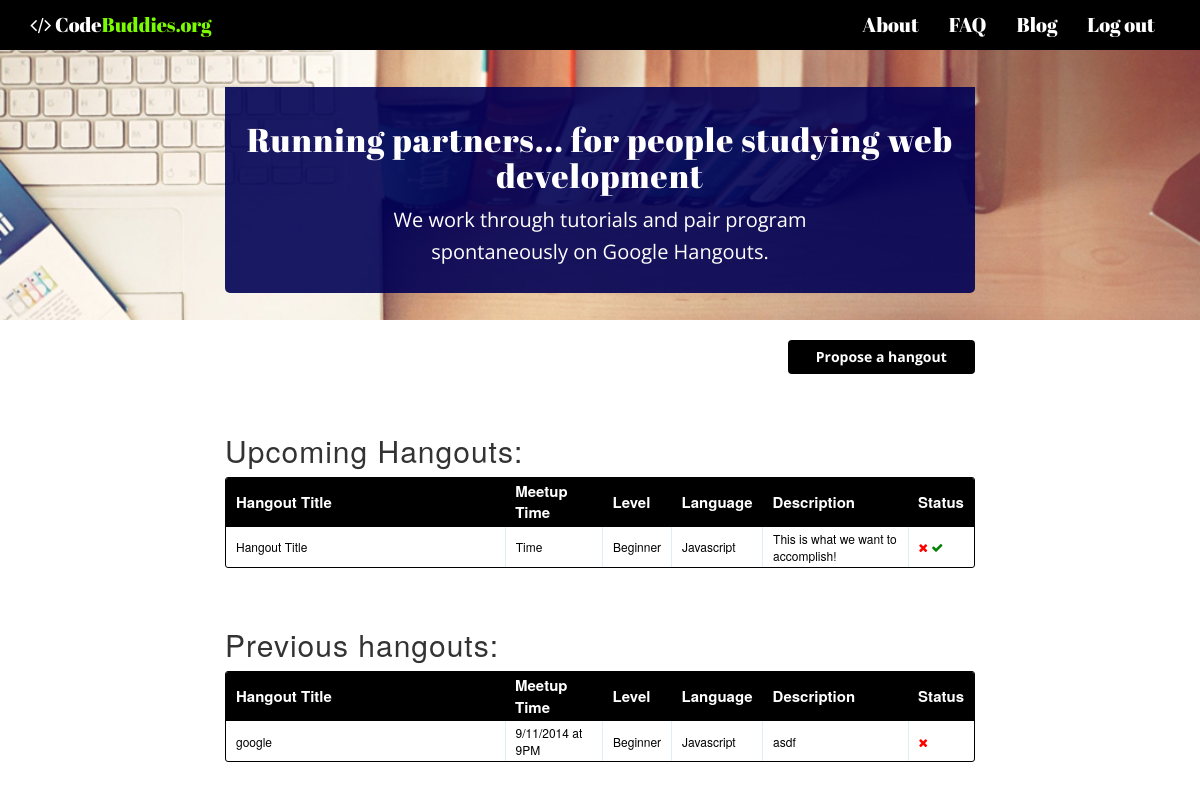
Page /hangout/ (signed in) on the earlier database version.
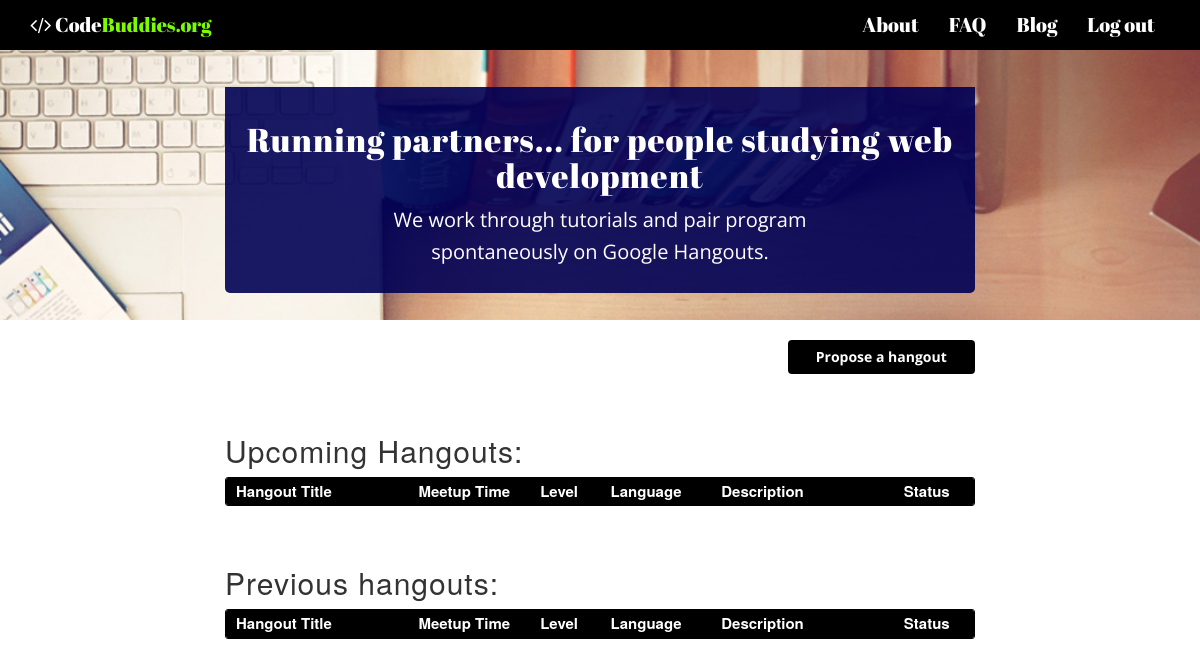
Same page on the later database version.
### tables this page shows
CREATE TABLE hangout( hangout_id INTEGER PRIMARY KEY
		AUTOINCREMENT,
		title TEXT NOT NULL, level TEXT NOT NULL, language TEXT NOT NULL, hangout_date TEXT NOT NULL, description TEXT NOT NULL, status INTEGER NOT NULL);

### views.py (the view)
@app.route('/hangout/')
@login_required
def hangout():
	g.db = connect_db()
	cur = g.db.execute(
		'select title, level, language, hangout_date, description, hangout_id from hangout where status=1')
	upcoming_hangouts = [dict(title=row[0], level=row[1],
		language=row[2], hangout_date=row[3], description=row[4], hangout_id=row[5]) for row in cur.fetchall()]
	cur = g.db.execute(
		'select title, hangout_date, level, language, description, hangout_id from hangout where status=0')
	previous_hangouts = [collections.OrderedDict(title=row[0], hangout_date=row[1],
		level=row[2], language=row[3], description=row[4], hangout_id=row[5]) for row in cur.fetchall()]
	g.db.close()
	return render_template(
		'tasks.html',
		form = ProposeNewHangout(request.form),
		open_tasks=upcoming_hangouts,
		closed_tasks=previous_hangouts
	)

### views.py (called while the page is built)
def connect_db():
	return sqlite3.connect(app.config['DATABASE'])

def login_required(test):
	@wraps(test)
	def wrap(*args, **kwargs):
		if 'logged_in' in session:
			return test(*args, **kwargs)
		else:
			flash('You need to login first.')
			return redirect(url_for('login'))
	return wrap

### templates/tasks.html (shortened to what this page needs)
{% extends "template.html" %}
{% block content %}
	<div>
	<a class="btn button propose" data-toggles=".toggleForm">Propose a hangout</a>
<div class="entries">
	<br />
	<br />
<h2>Upcoming Hangouts:</h2>
<div class="datagrid">
	<table>
		<thead>
			<tr>
				<th width="150px"><strong>Hangout Title</strong></th>
				<th width="100px"><strong>Meetup Time</strong></th>
				<th width="50px"><strong>Level</strong></th>
				<th width="50px"><strong>Language</strong></th>
				<th width="150px"><strong>Description</strong></th>
				<th width="50px"><strong>Status</strong></th>
			</tr>
		</thead>
	{% for o in open_tasks %}
	<tr>
		<td width="300px">{{ o.title }} </td>
		<td width="100px">{{ o.hangout_date }}</td>
		<td width="50px">{{ o.level }}</td>
		<td width="50px">{{ o.language }}</td>
		<td width="50px">{{ o.description }}</td>
	<td>
		<a href="{{ url_for('delete_entry', hangout_id = o.hangout_id) }}"><i class="fa fa-times"></i></a>
		<a href="{{ url_for('complete', hangout_id = o.hangout_id)}}"><i class="fa fa-check"></i></a>
	</td>
</tr>
{% endfor %}
</table>
</div>
<br >
<br >
</div>
<div class="entries">
	<h2>Previous hangouts:</h2>
	<div class="datagrid">
		<table>
			<thead>
				<tr>
					<th width="150px"><strong>Hangout Title</strong></th>
				<th width="100px"><strong>Meetup Time</strong></th>
				<th width="50px"><strong>Level</strong></th>
				<th width="50px"><strong>Language</strong></th>
				<th width="150px"><strong>Description</strong></th>
				<th width="50px"><strong>Status</strong></th>
				</tr>
			</thead>
		{% for c in closed_tasks %}
		<tr>
			<td width="300px"> {{ c.title }}</td>
				<td width="100px">{{ c.hangout_date }}</td>
		<td width="50px">{{ c.level }}</td>
		<td width="50px">{{ c.language }}</td>
		<td width="50px">{{ c.description }}</td>
		<td>
			<a href="{{ url_for('delete_entry', hangout_id = c.hangout_id) }}"><i class="fa fa-times"></i></a>
		</td>
	</tr>
{% endfor %}
</table>
</div>
</div>
</div>
{% endblock %}

### templates/template.html (shortened to what this page needs)
<!DOCTYPE html>
<html>
	<head>
		<link rel="stylesheet" href="{{ url_for('static', filename='css/styles.css') }}">
		<link rel="stylesheet" href="{{ url_for('static', filename='css/bootstrap.min.css') }}">
		 <link href="http://maxcdn.bootstrapcdn.com/font-awesome/4.1.0/css/font-awesome.min.css" rel="stylesheet">
	</head>
	<body id="page-top" data-spy="scroll" data-target=".navbar-custom">
		 <nav class="navbar-fixed-top" role="navigation">
        <div class="container">
            <div class="navbar-header page-scroll">
                <a class="heavy" href="#page-top">
                      <span class="light"><i class="fa fa-code"></i> Code<span class="green">Buddies.org</span></span>
                </a>
            </div>
            <div class="collapse navbar-collapse navbar-right navbar-main-collapse">
                <ul class="nav navbar-nav">
                    <li class="page-scroll">
                        <a href="#about">About</a>
                    </li>
                    <li class="page-scroll">
                        <a href="#faq">FAQ</a>
                    </li>
                    <li class="page-scroll">
                        <a href="http://bit.ly/10HTO4w" target="_blank">Blog</a>
                    </li>
                    <li class="page-scroll">
                            {% if not session.logged_in %}
                            <a href="{{ url_for('login') }}">Log in</a>
                             {% else %}
                            <a href="{{ url_for('logout') }}">Log out</a>
                            {% endif %}
                    </li>
                </ul>
            </div>
        </div>
    </nav>
     <section class="intro">
        <div class="intro-body">
            <div class="container">
                <div class="row">
                    <div class="col-md-8 col-md-offset-2">
                        <div class="intro-text"><h1>Running partners...
for people studying web development</h1>
                                             <p>We work through tutorials and pair program <br />spontaneously on Google Hangouts.</p>
                        </div>
                    </div>
                </div>
            </div>
        </div>
    </section>
		<div class="container">
			<div class="row">
				<div class="col-md-8 col-md-offset-2">
		{% block content %}
		{% endblock %}
			</div>
			</div>
		</div>
	</body>
</html>

### static/css/styles.css (style rules this page uses)
body { font-family: sans-serif; background: #eee; }
a, h1, h2 { color: #377BA8; }
h1, h2 { font-family: 'Georgia', serif; margin: 0; }
h2 { font-size: 1.5em; }
a.propose { margin-top: 20px; width: 25%; float: right; color: black; font-weight: 700; }
.entries { list-style: none; margin: 0; padding: 0; clear: both; }
.datagrid table { border-collapse: collapse; text-align: left; width: 100%; }
.datagrid { background: #fff; overflow: hidden; border: 1px solid #000000; border-radius: 3px; }
.datagrid table td, .datagrid table th { padding: 3px 10px; }
.datagrid table thead th { background-color: #000000; color: #FFFFFF; font-size: 15px; font-weight: bold; }
.datagrid table thead th:first-child { border: none; }
.button { background-color: #000; display: inline-block; color: #ffffff; font-size: 13px; padding: 3px 12px; margin: 0; text-decoration: none; position: relative; }
body { width: 100%; height: 100%; color: #fff; background-color: #000; }
html { width: 100%; height: 100%; }
.green { color: #7CFC00; }
a.heavy, .navbar-nav>li>a { font-family: 'Abril Fatface', cursive; }
a.btn, ul.nav a { color: white; }
a, a:hover, a:focus { text-decoration: none !important; }
h1, h2, h3, h4, h5, h6 { margin: 0 0 35px; //font-weight: 200 !important; letter-spacing: 1px; font-family: 'open sans'; }
.intro-text h1 { font-size: 33px; font-family: 'open sans'; }
.navbar a, .intro-text h1 { font-family: 'Abril Fatface', cursive; }
ol, ul { font-size: 20px; font-family: 'open sans'; }
p { margin: 0 0 25px; font-size: 18px; line-height: 1.5; font-family: 'open sans'; }
a { color: #28c3ab; -webkit-transition: all .2s ease-in-out; -moz-transition: all .2s ease-in-out; transition: all .2s ease-in-out; }
.light { font-weight: 400; }
.heavy { font-weight: 700; }
.intro-text { font-size: 18px; margin-top: 60px; }
.navbar-header a { position: relative; top: 10px; color: white; }
.btn { font-weight: 400; -webkit-transition: all .3s ease-in-out; -moz-transition: all .3s ease-in-out; transition: all .3s ease-in-out; }
.intro { display: table; width: 100%; height: 100px; padding: 10px 0; text-align: center; color: white; background-color: #222; background: url(../images/books2.jpg) no-repeat center center fixed; -webkit-background-size: cover; -moz-background-size: cover; background-size: cover; -o-background-size: cover; }
.intro-text { border-bottom-right-radius: 5px; border-bottom-left-radius: 5px; padding: 15px; background: rgba(0,1,85, 0.9); //background: rgba(255,153,0, 0.9); }
.intro-text p { color: white; }
.intro-text p, .btn, input#email, .intro-text ul li { font-family: 'open sans'; }
.intro-body { display: table-cell; vertical-align: middle; height: 200px; }
.navbar-fixed-top { color: white; background: black; font-size: 20px; }
@media (min-width:767px) { p { margin: 0 0 35px; font-size: 20px; line-height: 1.6; } }
@media (min-width:767px) { .intro { height: 40%; padding: 0; } }
@media (min-width:767px) { .intro-text { font-size: 25px; } }

Differences in the rows shown:
removed hangout: title "Hangout Title", hangout_date "Time", level "Beginner", language "Javascript", description "This is what we want to accomplish!", shown under "Upcoming Hangouts:"
removed hangout: title "google", hangout_date "9/11/2014 at 9PM", level "Beginner", language "Javascript", description "asdf", shown under "Previous hangouts:"
